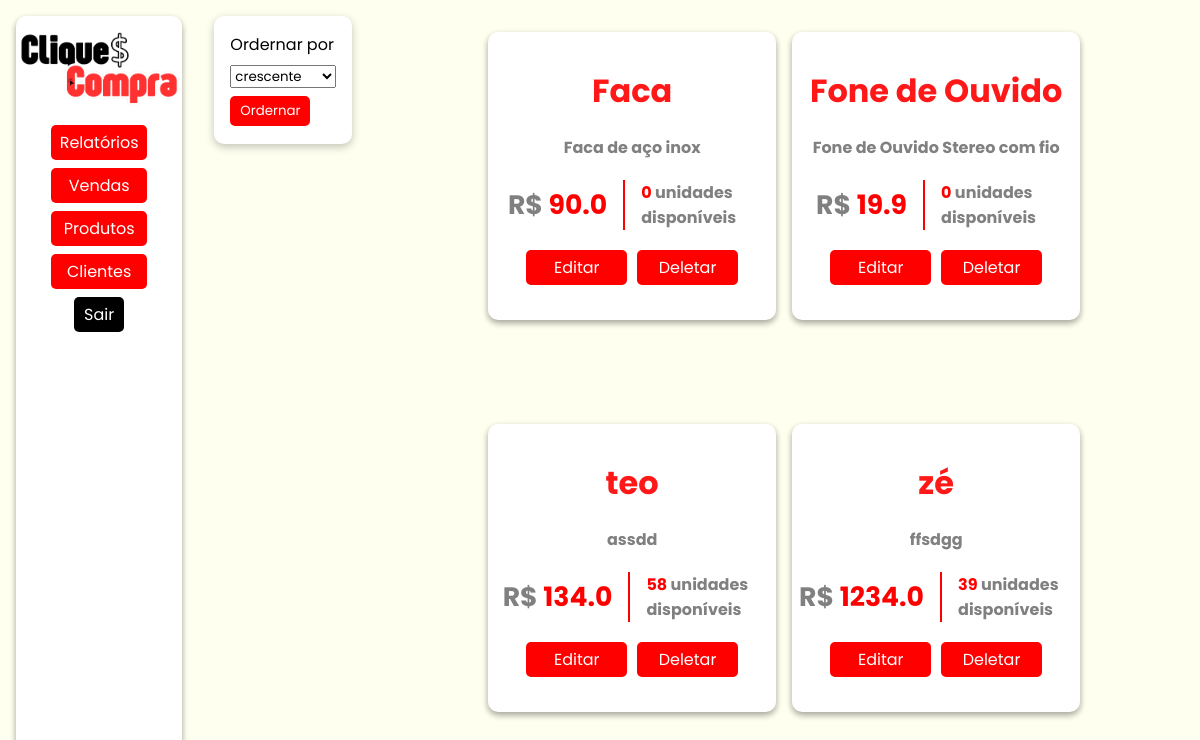
Page /produtos/ on the earlier database version.
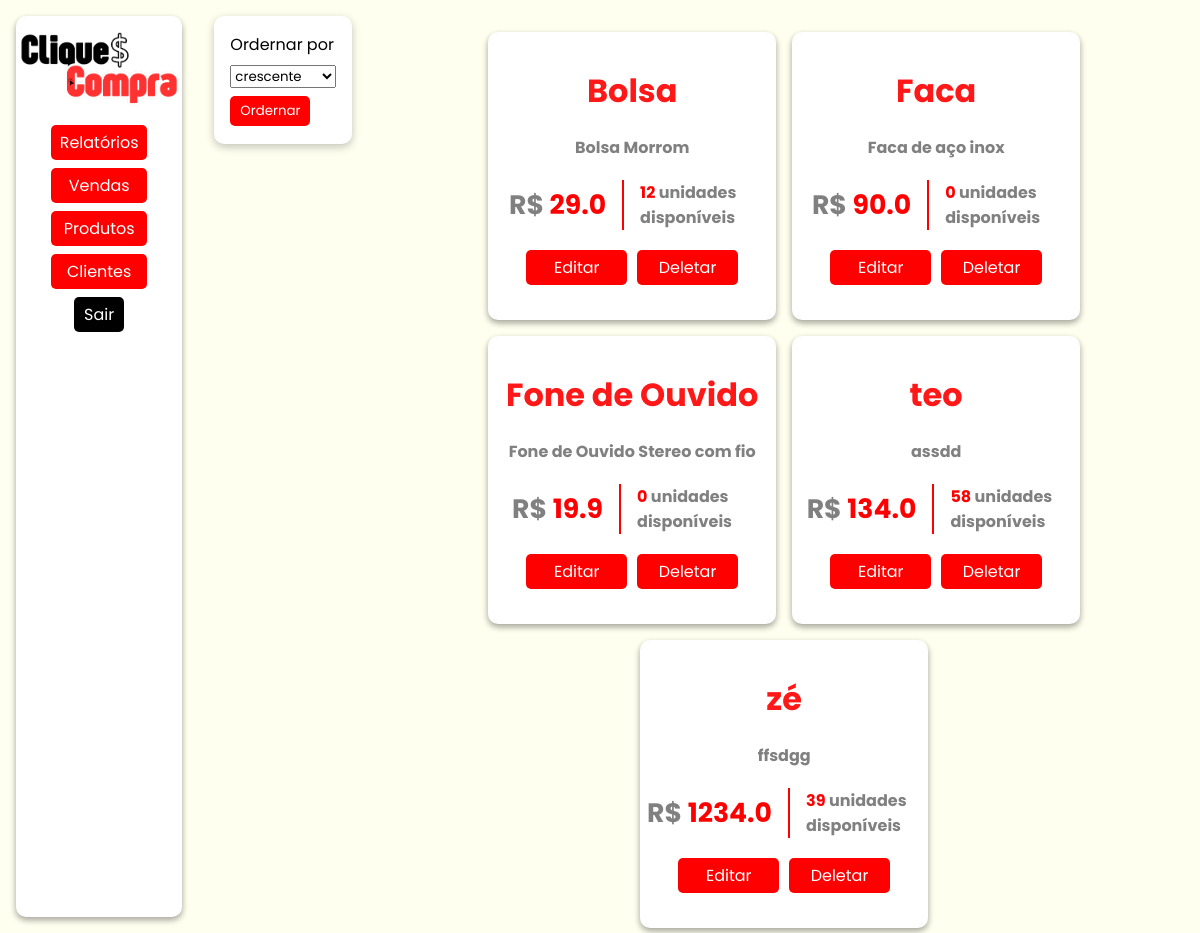
Same page on the later database version.
### models/produtos.py (models this page shows, shortened)
class Produto(Base):
    __tablename__ = 'tb_produtos'
    pro_id: Mapped[int] = mapped_column(primary_key=True, autoincrement=True)
    pro_nome: Mapped[str] = mapped_column(nullable=False)
    pro_descricao: Mapped[str] = mapped_column(nullable=False)
    pro_preco: Mapped[float] = mapped_column(nullable=False)
    pro_estoque: Mapped[int] = mapped_column()
    @classmethod
    def all(cls, ordem = "crescente"):
        if ordem == "crescente":
            direcao = "ASC"
        elif ordem == "decrescente":
            direcao = "DESC"
        sql = text(f"SELECT * FROM tb_produtos ORDER BY pro_nome {direcao}")
        produtos = session.execute(sql).fetchall()
        return produtos

### controllers/produtos.py (the view)
@produto_bp.route('/', methods=['GET','POST'])
def view():
    if request.method == 'POST':
        ordem = request.form['ordem']
        produtos = Produto.all(ordem=ordem)
    elif request.method == 'GET':
        produtos = Produto.all()
    return render_template('produtos/view.html', produtos = produtos)

### templates/produtos/view.html (shortened to what this page needs)
{% extends "model.html" %}
{% block head_extras %}
<link rel="stylesheet" href="{{ url_for('static', filename='style/model.css') }}">
<link rel="stylesheet" href="{{ url_for('static', filename='style/itens.css') }}">
{% endblock %}
{% block content %}
<nav>
    <img src="../../static/assets/cliqueconta.png" alt="Logo do CliqueCompra">
    <div class="links">
        <div class="dropdown">
            <button class="dropdown-button" onclick="toggleDropdown('relatorios-menu')">Relatórios</button>
        </div>
        <div class="dropdown">
            <button class="dropdown-button" onclick="toggleDropdown('vendas-menu')">Vendas</button>
        </div>
        <div class="dropdown">
            <button class="dropdown-button" onclick="toggleDropdown('produtos-menu')">Produtos</button>
        </div>
        <div class="dropdown">
            <button class="dropdown-button" onclick="toggleDropdown('clientes-menu')">Clientes</button>
        </div>
        <a class='sair'href="#">Sair</a>
    </div>
</nav>
<div class="filtro p-v">
    <span>Ordernar por</span>
    <form action="{{url_for('produtos.view')}}" method="post">
        <select name="ordem" id="filtro-cli">
            <option value="crescente">crescente</option>
        </select>
        <button type="submit">Ordernar</button>
    </form>
</div>
<div id="produto">
    <ol class="itens">
        {%if produtos %}
            {% for produto in produtos %}
                <li class="item">
                    <h1>{{produto.pro_nome}}</h1>
                    <h2 id="descricao">{{produto.pro_descricao}}</h2>
                    <div class="p-e">
                        <h2 id="preco"><span style="color: gray;">R$</span> {{produto.pro_preco}}</h2>
                        <div id="divisor"></div>
                        <h2 id="estoque"><span style="color: red;">{{produto.pro_estoque}}</span> unidades disponíveis</h2>
                    </div>
                    <div class="links-p">
                        <a href="{{url_for('produtos.edit', pro_id=produto.pro_id)}}">Editar</a>
                        <a href="{{url_for('produtos.remove', pro_id=produto.pro_id)}}">Deletar</a>
                    </div>
                </li>
            {% endfor %}
        {%else%}
                <h1>Nosso Estoque Zerou :(</h1>
        {%endif%}
    </ol>
</div>
{% endblock %}

### templates/model.html (shortened to what this page needs)
<!DOCTYPE html>
<html lang="en">
<head>
    {% block head_extras %}
    {% endblock %}
</head>
<body>
    {% block content %}{% endblock %}
</body>
</html>

### static/style/model.css (style rules this page uses)
* { padding: 0; margin: 0; box-sizing: border-box; font-family: "Poppins", serif; }
body { display: flex; min-width: 100vw; height: 100%; background-color: #FFFFF0; }
.dropdown { width: 100%; display: flex; flex-direction: column; align-items: center; justify-content: center; }

Differences in the rows shown:
added Produto: pro_nome "Bolsa", pro_descricao "Bolsa Morrom", pro_preco "29.0", pro_estoque "12"
